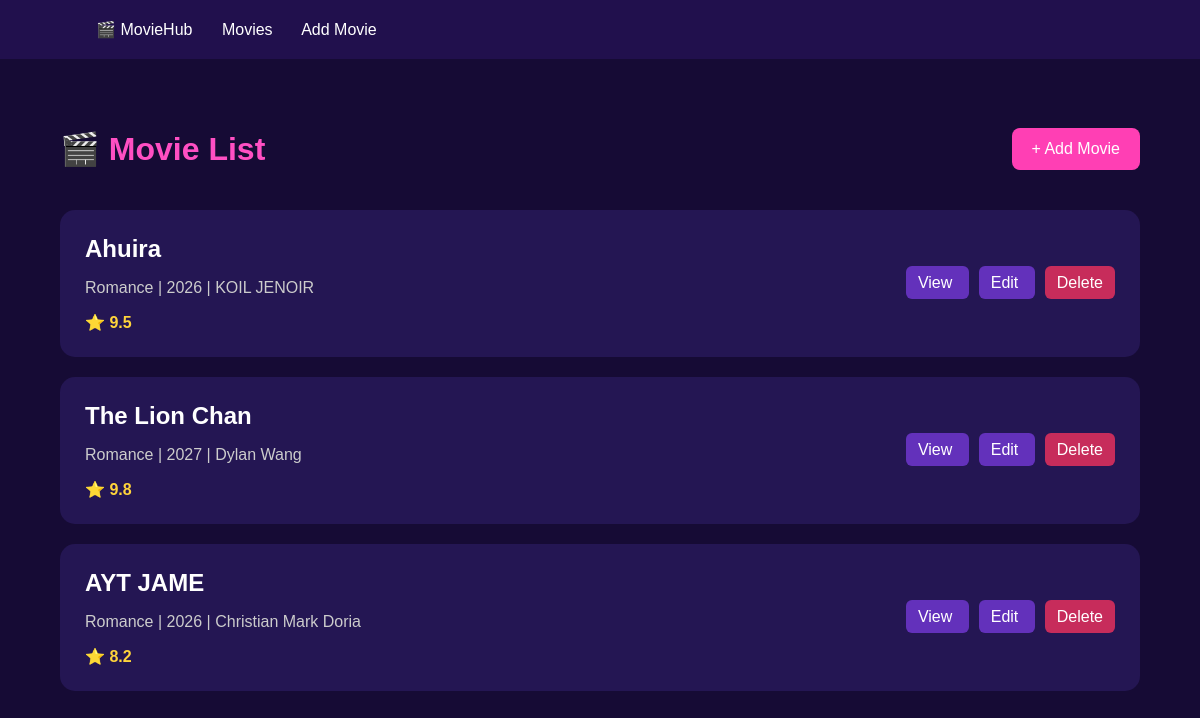
Page /movies/ on the committed database.
### Migallen_app/models.py (models this page shows, shortened)
class Movie(models.Model):
    title = models.CharField(max_length=200)
    genre = models.CharField(max_length=100)
    release_year = models.IntegerField()
    director = models.CharField(max_length=150)
    rating = models.DecimalField(max_digits=3, decimal_places=1)
    description = models.TextField(blank=True, default='')

### Migallen_app/views.py (the view)
# urls.py: path('movies/', views.movie_list, name='movie_list'),
def movie_list(request):
    movies = Movie.objects.all()
    return render(request, 'InvApp/movie_list.html', {'movies': movies})

### Migallen_app/templates/InvApp/movie_list.html (shortened to what this page needs)
<!DOCTYPE html>
<html>
<head>
</head>
<body>
<nav>
    <a href="/">🎬 MovieHub</a>
    <a href="/movies/">Movies</a>
    <a href="/add/">Add Movie</a>
</nav>
<div class="container">
    <div class="top">
        <h1>🎬 Movie List</h1>
        <a href="/add/" class="add">
            + Add Movie
        </a>
    </div>
    {% for movie in movies %}
    <div class="movie">
        <div>
            <h2>{{ movie.title }}</h2>
            <p class="info">
                {{ movie.genre }} |
                {{ movie.release_year }} |
                {{ movie.director }}
            </p>
            <div class="rating">
                ⭐ {{ movie.rating }}
            </div>
        </div>
        <div class="actions">
            <a href="{% url 'movie_detail' movie.id %}">
                View
            </a>
            <a href="{% url 'edit_movie' movie.id %}">
                Edit
            </a>
            <a href="{% url 'delete_movie' movie.id %}" class="delete">
                Delete
            </a>
        </div>
    </div>
    {% empty %}
    <p>No movies available.</p>
    {% endfor %}
</div>
</body>
</html>

### Migallen_app/templates/InvApp/movie_list.html (style rules this page uses)
body { margin: 0; font-family: Arial, sans-serif; background: #160b35; color: white; }
nav { background: #21104d; padding: 20px 8%; }
nav a { color: white; text-decoration: none; margin-right: 25px; }
.container { width: 90%; max-width: 1200px; margin: 50px auto; }
h1 { color: #ff4fc3; }
.top { display: flex; justify-content: space-between; align-items: center; }
.add { background: #ff3fb4; color: white; text-decoration: none; padding: 12px 20px; border-radius: 8px; }
.movie { background: #241653; margin-top: 20px; padding: 25px; border-radius: 15px; display: flex; justify-content: space-between; align-items: center; }
.movie h2 { margin: 0; }
.info { color: #ccc; }
.rating { color: #ffd43b; font-weight: bold; }
.actions a { color: white; text-decoration: none; margin-left: 10px; padding: 8px 12px; background: #6331bb; border-radius: 6px; }
.delete { background: #c72c5b !important; }

### rows in the picture
Movie: title "Ahuira", genre "Romance", release_year "2026", director "KOIL JENOIR", rating "9.5"
Movie: title "The Lion Chan", genre "Romance", release_year "2027", director "Dylan Wang", rating "9.8"
Movie: title "AYT JAME", genre "Romance", release_year "2026", director "Christian Mark Doria", rating "8.2"
